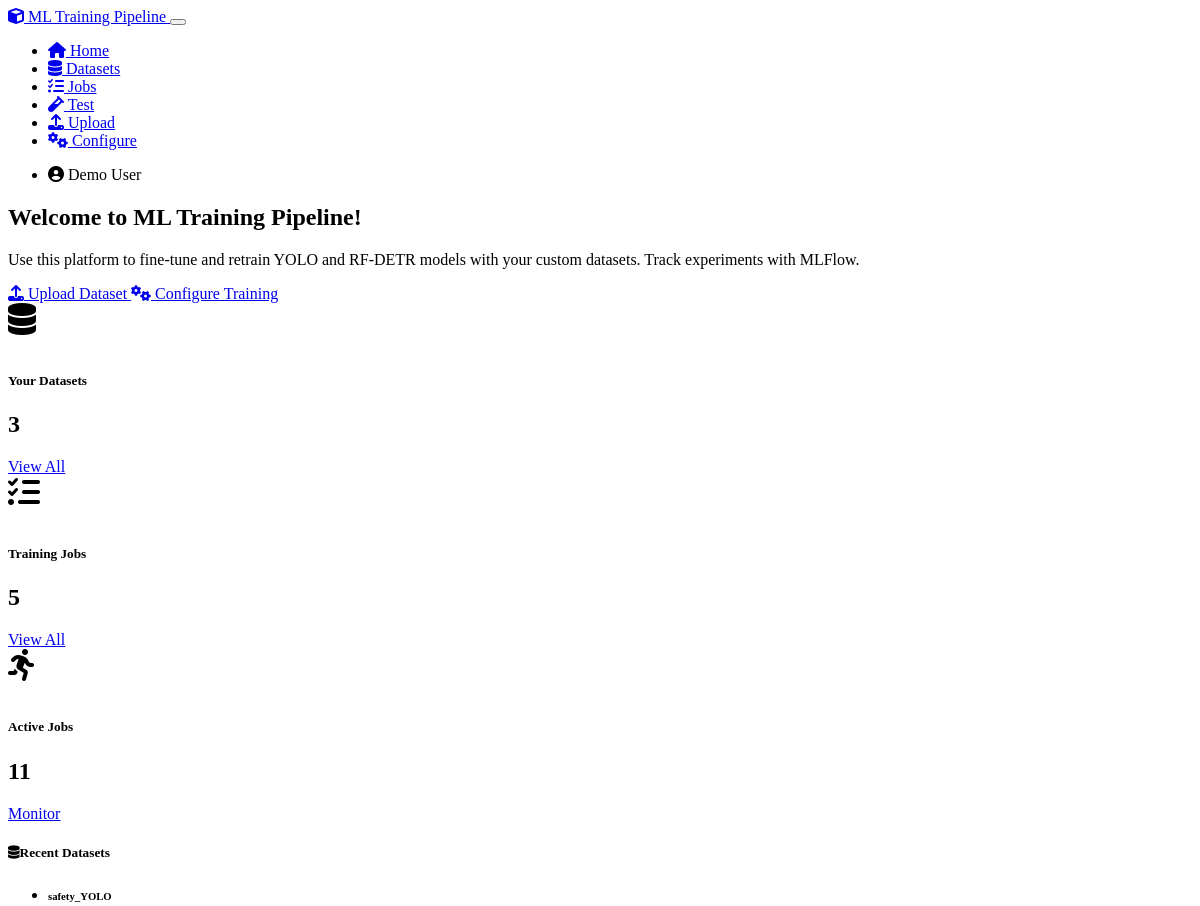
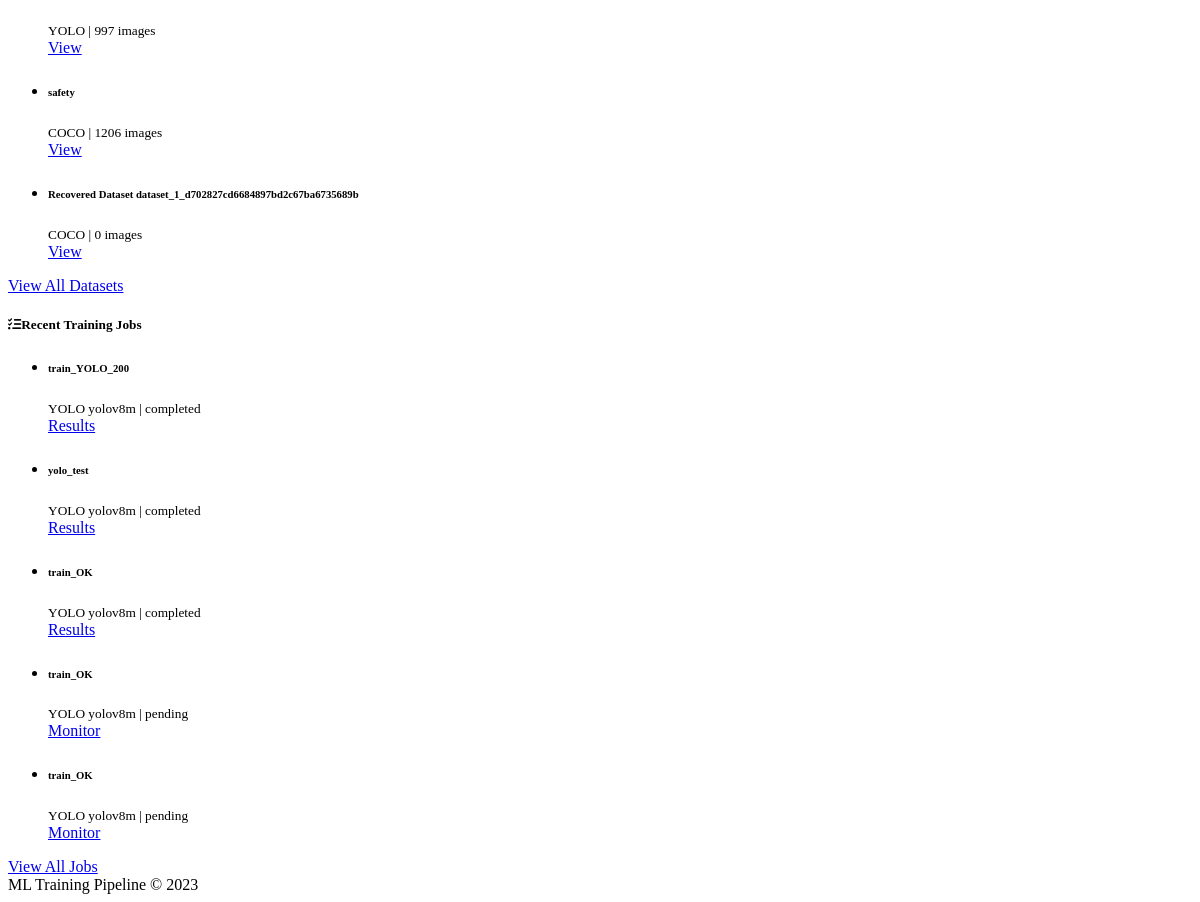
Before: / with the older database file (2 pictures, top to bottom).
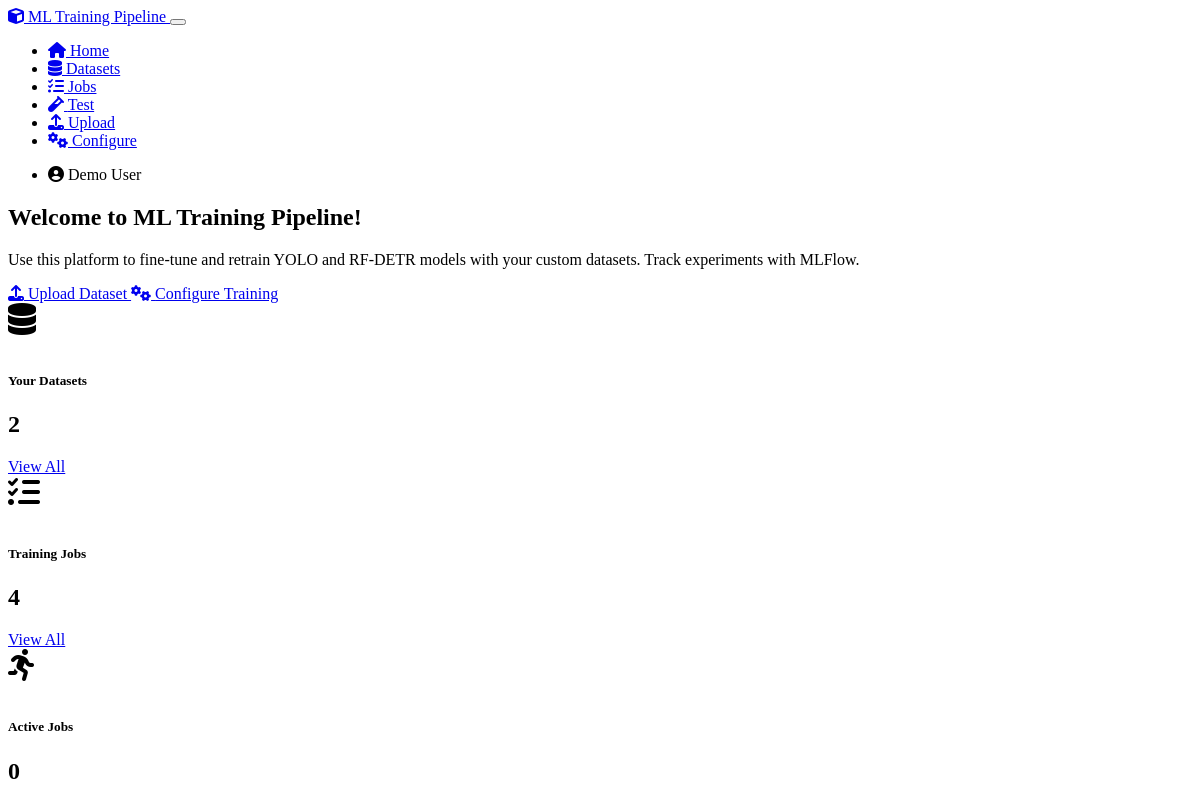
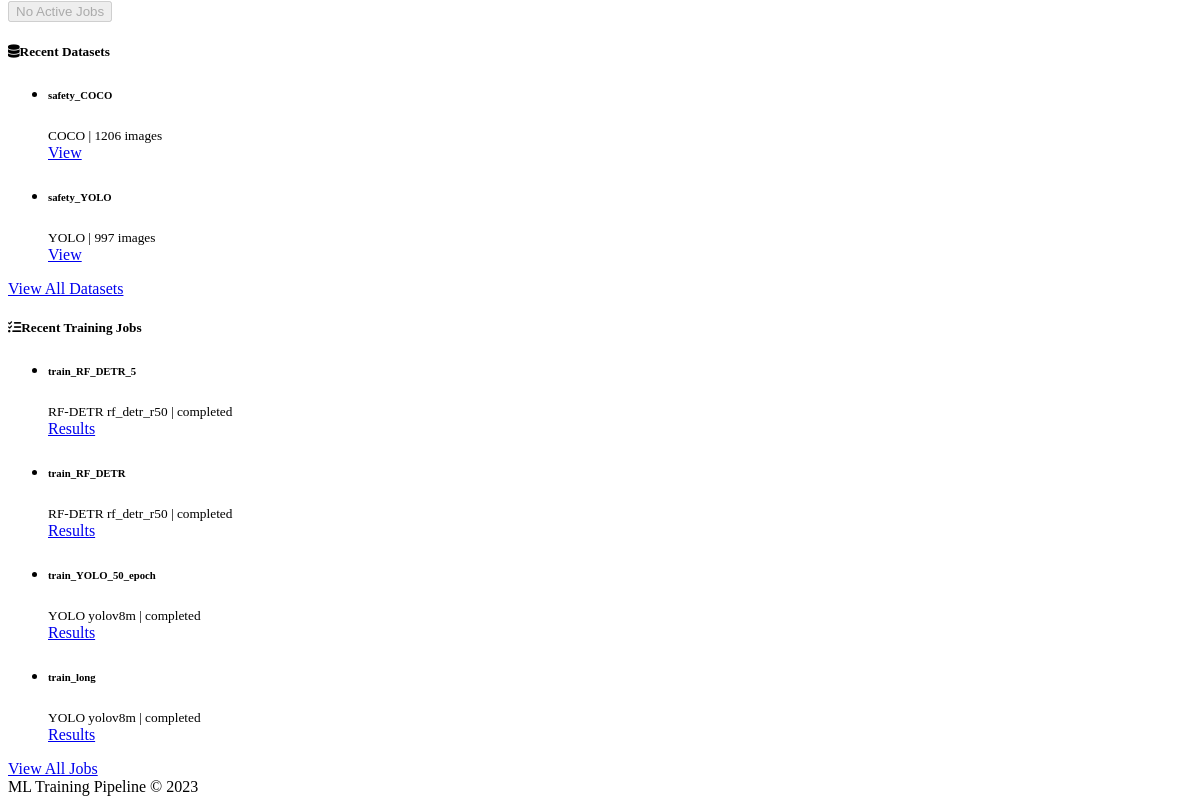
After: the same page with the newer database file (2 pictures, top to bottom).
### models.py (models this page shows, shortened)
class Dataset(db.Model):
    id = db.Column(db.Integer, primary_key=True)
    name = db.Column(db.String(120), nullable=False)
    description = db.Column(db.Text)
    data_path = db.Column(db.String(256), nullable=False)
    format_type = db.Column(db.String(20), nullable=False)  # COCO, YOLO, VOC, etc.
    class_names = db.Column(db.Text)  # JSON-serialized list of class names
    image_count = db.Column(db.Integer, default=0)
    created_at = db.Column(db.DateTime, default=datetime.utcnow)
    user_id = db.Column(db.Integer, db.ForeignKey('user.id'), nullable=False)
    training_jobs = db.relationship('TrainingJob', backref='dataset', lazy='dynamic')

class TrainingJob(db.Model):
    id = db.Column(db.Integer, primary_key=True)
    job_name = db.Column(db.String(120), nullable=False)
    model_type = db.Column(db.String(20), nullable=False)  # YOLO, RF-DETR
    model_variant = db.Column(db.String(20), nullable=False)  # e.g., yolov5s, rf_detr_r50
    hyperparameters = db.Column(db.Text, nullable=False)  # JSON-serialized hyperparameters
    status = db.Column(db.String(20), default='pending')  # pending, running, completed, failed
    mlflow_run_id = db.Column(db.String(36))  # MLFlow run ID
    dagster_run_id = db.Column(db.String(36))  # Dagster run ID
    created_at = db.Column(db.DateTime, default=datetime.utcnow)
    started_at = db.Column(db.DateTime)
    completed_at = db.Column(db.DateTime)
    error_message = db.Column(db.Text)
    user_id = db.Column(db.Integer, db.ForeignKey('user.id'), nullable=False)
    dataset_id = db.Column(db.Integer, db.ForeignKey('dataset.id'), nullable=False)

### routes.py (the view)
    @app.route('/')
    def index():
        user_id = ensure_default_user()
        recent_datasets = Dataset.query.filter_by(user_id=user_id).order_by(Dataset.created_at.desc()).limit(5).all()
        recent_jobs = TrainingJob.query.filter_by(user_id=user_id).order_by(TrainingJob.created_at.desc()).limit(5).all()
        active_jobs = TrainingJob.query.filter(
            TrainingJob.user_id == user_id,
            TrainingJob.status.in_(['pending', 'running'])
        ).all()
        return render_template('index.html',
                            recent_datasets=recent_datasets,
                            recent_jobs=recent_jobs,
                            active_jobs=active_jobs)

### routes.py (called while the page is built, shortened)
def ensure_default_user():
    default_user = User.query.filter_by(id=1).first()
    return default_user.id

### templates/index.html (shortened to what the changed rows need)
{% extends "layout.html" %}
{% block content %}
    <div class="row mb-4">
        <div class="col-md-12">
            <div class="card bg-dark">
                <div class="card-body">
                    <h2 class="card-title">Welcome to ML Training Pipeline!</h2>
                </div>
            </div>
        </div>
    </div>
    <div class="row mb-4">
        <div class="col-md-4">
            <div class="card h-100">
                <div class="card-body text-center">
                    <i class="fas fa-database feature-icon text-primary"></i>
                    <h5 class="card-title">Your Datasets</h5>
                    <h2 class="card-text">{{ recent_datasets|length }}</h2>
                    <a href="{{ url_for('list_datasets') }}" class="btn btn-sm btn-outline-secondary">View All</a>
                </div>
            </div>
        </div>
        <div class="col-md-4">
            <div class="card h-100">
                <div class="card-body text-center">
                    <i class="fas fa-tasks feature-icon text-success"></i>
                    <h5 class="card-title">Training Jobs</h5>
                    <h2 class="card-text">{{ recent_jobs|length }}</h2>
                    <a href="{{ url_for('list_jobs') }}" class="btn btn-sm btn-outline-secondary">View All</a>
                </div>
            </div>
        </div>
        <div class="col-md-4">
            <div class="card h-100">
                <div class="card-body text-center">
                    <i class="fas fa-running feature-icon text-warning"></i>
                    <h5 class="card-title">Active Jobs</h5>
                    <h2 class="card-text">{{ active_jobs|length }}</h2>
                    {% if active_jobs %}
                    <a href="{{ url_for('monitor_training', job_id=active_jobs[0].id) }}" class="btn btn-sm btn-outline-warning">Monitor</a>
                    {% else %}
                    <button class="btn btn-sm btn-outline-secondary" disabled>No Active Jobs</button>
                    {% endif %}
                </div>
            </div>
        </div>
    </div>
    <div class="row">
        <div class="col-md-6">
            <div class="card">
                <div class="card-body p-0">
                    {% if recent_datasets %}
                    <ul class="list-group list-group-flush">
                        {% for dataset in recent_datasets %}
                        <li class="list-group-item d-flex justify-content-between align-items-center">
                            <div>
                                <h6 class="mb-0">{{ dataset.name }}</h6>
                                <small class="text-muted">{{ dataset.format_type.upper() }} | {{ dataset.image_count }} images</small>
                            </div>
                            <a href="{{ url_for('view_dataset', dataset_id=dataset.id) }}" class="btn btn-sm btn-outline-primary">
                                View
                            </a>
                        </li>
                        {% endfor %}
                    </ul>
                    {% endif %}
                </div>
            </div>
        </div>
        <div class="col-md-6">
            <div class="card">
                <div class="card-body p-0">
                    {% if recent_jobs %}
                    <ul class="list-group list-group-flush">
                        {% for job in recent_jobs %}
                        <li class="list-group-item d-flex justify-content-between align-items-center">
                            <div>
                                <h6 class="mb-0">{{ job.job_name }}</h6>
                                <small class="text-muted">
                                    {{ job.model_type.upper() }} {{ job.model_variant }} |
                                    <span class="badge bg-{% if job.status == 'completed' %}success{% elif job.status == 'failed' %}danger{% elif job.status == 'running' %}primary{% else %}secondary{% endif %}">
                                        {{ job.status }}
                                    </span>
                                </small>
                            </div>
                            <div>
                                {% if job.status == 'running' or job.status == 'pending' %}
                                <a href="{{ url_for('monitor_training', job_id=job.id) }}" class="btn btn-sm btn-outline-primary">
                                    Monitor
                                </a>
                                {% elif job.status == 'completed' %}
                                <a href="{{ url_for('training_results', job_id=job.id) }}" class="btn btn-sm btn-outline-success">
                                    Results
                                </a>
                                {% else %}
                                <a href="{{ url_for('monitor_training', job_id=job.id) }}" class="btn btn-sm btn-outline-secondary">
                                    Details
                                </a>
                                {% endif %}
                            </div>
                        </li>
                        {% endfor %}
                    </ul>
                    {% endif %}
                </div>
            </div>
        </div>
    </div>
{% endblock %}

Changed rows visible on the page:
removed Dataset: name "safety", format_type "COCO", image_count "1206"
removed Dataset: name "Recovered Dataset dataset_1_d702827cd6684897bd2c67ba6735689b", format_type "COCO", image_count "0"
removed TrainingJob: job_name "train_YOLO_200", model_type "YOLO", model_variant "yolov8m", status "completed"
removed TrainingJob: job_name "yolo_test", model_type "YOLO", model_variant "yolov8m", status "completed"
removed TrainingJob: job_name "train_OK", model_type "YOLO", model_variant "yolov8m", status "completed"
removed TrainingJob: job_name "train_OK", model_type "YOLO", model_variant "yolov8m", status "pending"
removed TrainingJob: job_name "train_OK", model_type "YOLO", model_variant "yolov8m", status "pending"
added Dataset: name "safety_COCO", format_type "COCO", image_count "1206"
added TrainingJob: job_name "train_RF_DETR_5", model_type "RF-DETR", model_variant "rf_detr_r50", status "completed"
added TrainingJob: job_name "train_RF_DETR", model_type "RF-DETR", model_variant "rf_detr_r50", status "completed"
added TrainingJob: job_name "train_YOLO_50_epoch", model_type "YOLO", model_variant "yolov8m", status "completed"
added TrainingJob: job_name "train_long", model_type "YOLO", model_variant "yolov8m", status "completed"
Other visible differences:
{{ recent_datasets|length }}: "3" → "2"
{{ recent_jobs|length }}: "5" → "4"
{{ active_jobs|length }}: "11" → "0"
text no longer shown: "Monitor"
text now shown: "No Active Jobs"
